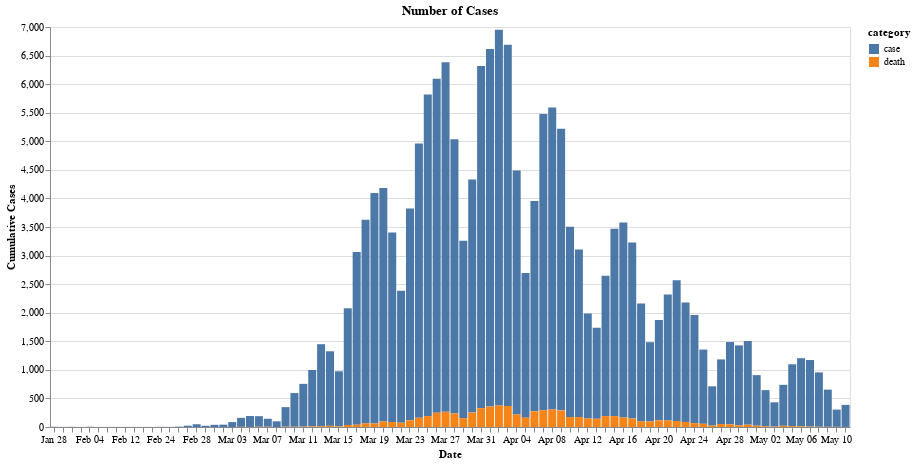

The notebook cell saved with this chart:
### Markdown cell above
# Plots on country level

### Code cell
alt.Chart(df_ctr)\
        .mark_bar(point=True)\
        .encode(x=alt.X('monthdate(Meldedatum):O', title='Date'),\
                y=alt.Y('mean(Number):Q', title='Cumulative Cases'),\
                color='category')\
        .properties(width=800, height=400, title='Number of Cases')

### Figure 1 — Vega-Lite specification as saved in the notebook (floating-point values rounded to 4 significant figures; data arrays with more than 128 entries replaced by an {"elided": "..."} marker saying what was removed)
{"config": {"view": {"continuousWidth": 400, "continuousHeight": 300}}, "data": {"name": "data-0cd363283e5ef76562a55b95a947e743"}, "mark": {"type": "bar", "point": true}, "encoding": {"color": {"type": "nominal", "field": "category"}, "x": {"type": "ordinal", "field": "Meldedatum", "timeUnit": "monthdate", "title": "Date"}, "y": {"type": "quantitative", "aggregate": "mean", "field": "Number", "title": "Cumulative Cases"}}, "height": 400, "title": "Number of Cases", "width": 800, "$schema": "https://vega.github.io/schema/vega-lite/v4.8.1.json", "datasets": {"data-0cd363283e5ef76562a55b95a947e743": {"elided": "158 records"}}}
